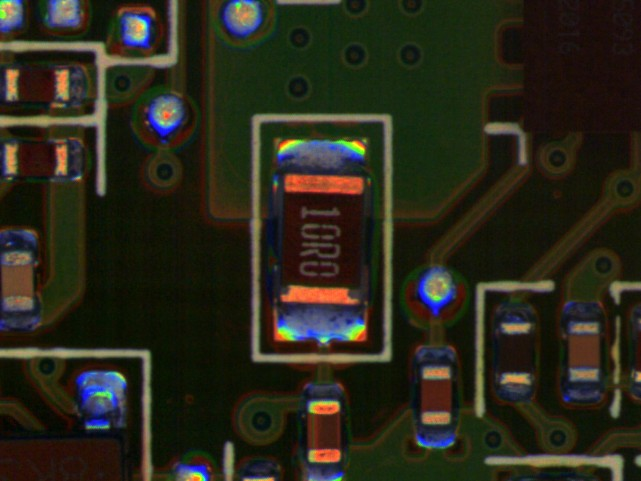
#> input picture process-api/src/gRPC/client/20200810164943_PWSUKB1WGE209A_R70_1_SolderLight_0_266_151_374_329_POLARITY.jpg, 641 x 481 px; its folder holds only this picture in this run
$ python -i handler.py   (imports and definitions only)   (Python 2 division)
#> lines starting #> are read from the running program, lines starting #| are printed output that depends on the picture
# ( input: data, project, tfs_method, request_method, image_format, image_coding;
# output: all_dd_list with image which could be used by serving )
import numpy as np
from PIL import Image
import base64, io, os, json
import cv2

# [143 lines left out: functions saiap_image_array, oneai_image_array_postdata, oneai_image_array, image_b64_coding, parse_image_ts_filename, post_file_request, not called in this run]

class handler:
    @staticmethod
    def execute(input): # keys: form_dict, post_file_dict, env_setting, model_setting
        global model_setting, env_setting, all_dd_list
        all_dd_list = []
        # input = json.loads(input)
        env_setting = input['env_setting']
        model_setting = input['model_setting']
        (error_exists, parsed) = post_file_request(input['form_dict'], input['post_file_dict'])
        if error_exists:
            input['request'] = parsed
        else:
            input['error'] = parsed
        return input

>>> import cv2
>>> picture = cv2.imread('../../../../../../process-api/src/gRPC/client/20200810164943_PWSUKB1WGE209A_R70_1_SolderLight_0_266_151_374_329_POLARITY.jpg', cv2.IMREAD_GRAYSCALE)
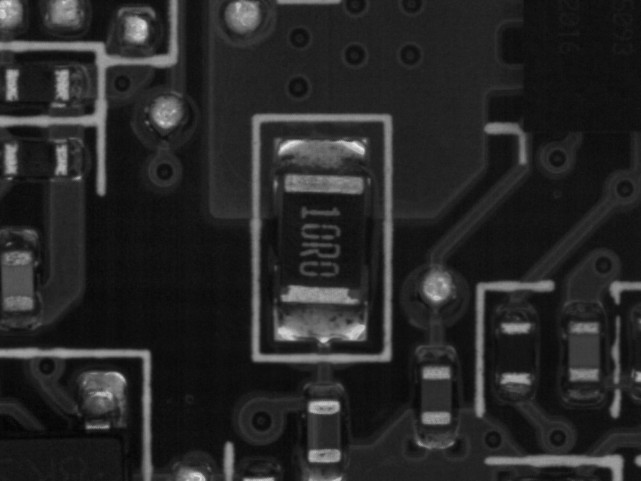
#> picture: shape (481, 641); min 2, max 234, mean 39.4
#> (the run stopped early here; a loop or call above may not have finished)
